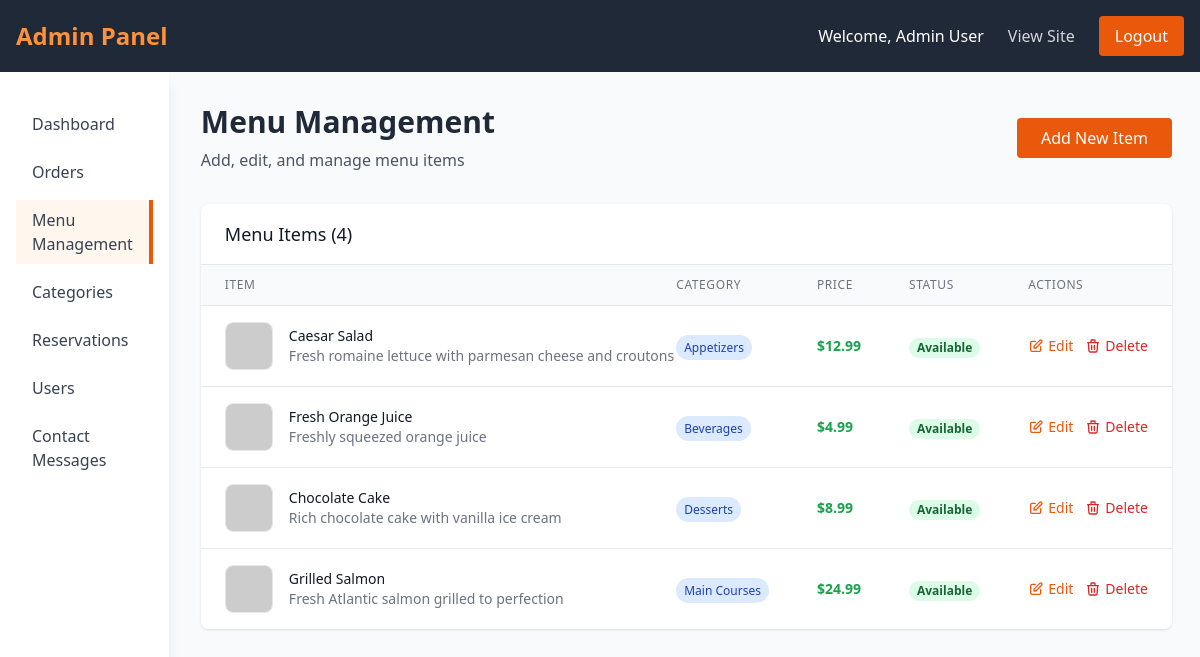
The app's page /admin/menu.php (signed in) with its own data.
### tables this page shows
CREATE TABLE menu_items (
    id INT AUTO_INCREMENT PRIMARY KEY,
    name VARCHAR(100) NOT NULL,
    description TEXT,
    price DECIMAL(10, 2) NOT NULL,
    image VARCHAR(255),
    category_id INT,
    status ENUM('available', 'unavailable') DEFAULT 'available',
    created_at TIMESTAMP DEFAULT CURRENT_TIMESTAMP,
    FOREIGN KEY (category_id) REFERENCES categories(id)
);

CREATE TABLE categories (
    id INT AUTO_INCREMENT PRIMARY KEY,
    name VARCHAR(100) NOT NULL,
    description TEXT,
    image VARCHAR(255),
    status ENUM('active', 'inactive') DEFAULT 'active',
    created_at TIMESTAMP DEFAULT CURRENT_TIMESTAMP
);

### admin/menu.php (the view, shortened to what this page needs)
<?php
$database = new Database();
$db = $database->getConnection();
$menu_query = "SELECT mi.*, c.name as category_name FROM menu_items mi
               LEFT JOIN categories c ON mi.category_id = c.id
               ORDER BY c.name, mi.name";
$menu_stmt = $db->prepare($menu_query);
$menu_stmt->execute();
$menu_items = $menu_stmt->fetchAll(PDO::FETCH_ASSOC);
?>
<!DOCTYPE html>
<html lang="en">
<head>
    <script src="https://cdn.tailwindcss.com"></script>
</head>
<body class="bg-gray-50">
    <nav class="bg-gray-800 text-white">
        <div class="max-w-7xl mx-auto px-4">
            <div class="flex justify-between items-center py-4">
                <div class="flex items-center space-x-4">
                    <h1 class="text-2xl font-bold text-orange-400">Admin Panel</h1>
                </div>
                <div class="flex items-center space-x-6">
                    <span>Welcome, <?= htmlspecialchars($_SESSION['full_name']) ?></span>
                    <a href="../index.php" class="text-gray-300 hover:text-white transition">View Site</a>
                    <a href="../logout.php" class="bg-orange-600 text-white px-4 py-2 rounded hover:bg-orange-700 transition">Logout</a>
                </div>
            </div>
        </div>
    </nav>
    <div class="flex">
        <aside class="w-64 bg-white shadow-lg min-h-screen">
            <nav class="mt-8">
                <div class="px-4 space-y-2">
                    <a href="dashboard.php" class="block px-4 py-2 text-gray-700 hover:bg-gray-50 transition">Dashboard</a>
                    <a href="orders.php" class="block px-4 py-2 text-gray-700 hover:bg-gray-50 transition">Orders</a>
                    <a href="menu.php" class="block px-4 py-2 text-gray-700 bg-orange-50 border-r-4 border-orange-600 font-medium">Menu Management</a>
                    <a href="categories.php" class="block px-4 py-2 text-gray-700 hover:bg-gray-50 transition">Categories</a>
                    <a href="reservations.php" class="block px-4 py-2 text-gray-700 hover:bg-gray-50 transition">Reservations</a>
                    <a href="users.php" class="block px-4 py-2 text-gray-700 hover:bg-gray-50 transition">Users</a>
                    <a href="messages.php" class="block px-4 py-2 text-gray-700 hover:bg-gray-50 transition">Contact Messages</a>
                </div>
            </nav>
        </aside>
        <main class="flex-1 p-8">
            <div class="mb-8 flex justify-between items-center">
                <div>
                    <h1 class="text-3xl font-bold text-gray-800">Menu Management</h1>
                    <p class="text-gray-600 mt-2">Add, edit, and manage menu items</p>
                </div>
                <button onclick="showAddForm()" class="bg-orange-600 text-white px-6 py-2 rounded hover:bg-orange-700 transition">
                    Add New Item
                </button>
            </div>
            <div class="bg-white rounded-lg shadow overflow-hidden">
                <div class="px-6 py-4 border-b border-gray-200">
                    <h3 class="text-lg font-medium text-gray-900">Menu Items (<?= count($menu_items) ?>)</h3>
                </div>
                <table class="min-w-full divide-y divide-gray-200">
                    <thead class="bg-gray-50">
                        <tr>
                            <th class="px-6 py-3 text-left text-xs font-medium text-gray-500 uppercase tracking-wider">Item</th>
                            <th class="px-6 py-3 text-left text-xs font-medium text-gray-500 uppercase tracking-wider">Category</th>
                            <th class="px-6 py-3 text-left text-xs font-medium text-gray-500 uppercase tracking-wider">Price</th>
                            <th class="px-6 py-3 text-left text-xs font-medium text-gray-500 uppercase tracking-wider">Status</th>
                            <th class="px-6 py-3 text-left text-xs font-medium text-gray-500 uppercase tracking-wider">Actions</th>
                        </tr>
                    </thead>
                    <tbody class="bg-white divide-y divide-gray-200">
                        <?php foreach ($menu_items as $item): ?>
                            <tr class="hover:bg-gray-50">
                                <td class="px-6 py-4 whitespace-nowrap">
                                    <div class="flex items-center">
                                        <?php
                                        $imageSrc = $item['image'] ? '../' . $item['image'] : 'https://via.placeholder.com/60x60';
                                        ?>
                                        <img class="h-12 w-12 rounded-lg object-cover border border-gray-200"
                                             src="<?= $imageSrc ?>"
                                             alt="<?= htmlspecialchars($item['name']) ?>"
                                             onerror="this.src='https://via.placeholder.com/60x60'">
                                        <div class="ml-4">
                                            <div class="text-sm font-medium text-gray-900"><?= htmlspecialchars($item['name']) ?></div>
                                            <div class="text-sm text-gray-500"><?= htmlspecialchars(substr($item['description'], 0, 60)) ?><?= strlen($item['description']) > 60 ? '...' : '' ?></div>
                                        </div>
                                    </div>
                                </td>
                                <td class="px-6 py-4 whitespace-nowrap">
                                    <span class="px-2 py-1 text-xs font-medium rounded-full bg-blue-100 text-blue-800">
                                        <?= htmlspecialchars($item['category_name'] ?? 'No Category') ?>
                                    </span>
                                </td>
                                <td class="px-6 py-4 whitespace-nowrap text-sm font-bold text-green-600">
                                    $<?= number_format($item['price'], 2) ?>
                                </td>
                                <td class="px-6 py-4 whitespace-nowrap">
                                    <span class="px-2 inline-flex text-xs leading-5 font-semibold rounded-full
                                        <?= $item['status'] === 'available' ? 'bg-green-100 text-green-800' : 'bg-red-100 text-red-800' ?>">
                                        <?= ucfirst($item['status']) ?>
                                    </span>
                                </td>
                                <td class="px-6 py-4 whitespace-nowrap text-sm font-medium">
                                    <div class="flex space-x-3">
                                        <a href="menu.php?edit=<?= $item['id'] ?>"
                                           class="text-orange-600 hover:text-orange-900 flex items-center">
                                            <svg class="w-4 h-4 mr-1" fill="none" stroke="currentColor" viewBox="0 0 24 24">
                                                <path stroke-linecap="round" stroke-linejoin="round" stroke-width="2" d="M11 5H6a2 2 0 00-2 2v11a2 2 0 002 2h11a2 2 0 002-2v-5m-1.414-9.414a2 2 0 112.828 2.828L11.828 15H9v-2.828l8.586-8.586z"></path>
                                            </svg>
                                            Edit
                                        </a>
                                        <form method="POST" class="inline" onsubmit="return confirm('Are you sure you want to delete this menu item?')">
                                            <button type="submit" name="delete_item"
                                                    class="text-red-600 hover:text-red-900 flex items-center">
                                                <svg class="w-4 h-4 mr-1" fill="none" stroke="currentColor" viewBox="0 0 24 24">
                                                    <path stroke-linecap="round" stroke-linejoin="round" stroke-width="2" d="M19 7l-.867 12.142A2 2 0 0116.138 21H7.862a2 2 0 01-1.995-1.858L5 7m5 4v6m4-6v6m1-10V4a1 1 0 00-1-1h-4a1 1 0 00-1 1v3M4 7h16"></path>
                                                </svg>
                                                Delete
                                            </button>
                                        </form>
                                    </div>
                                </td>
                            </tr>
                        <?php endforeach; ?>
                    </tbody>
                </table>
            </div>
        </main>
    </div>
</body>
</html>

### records on screen
menu_items: name "Caesar Salad", description "Fresh romaine lettuce with parmesan cheese and croutons", category.name "Appetizers", price "12.99", status "Available"
menu_items: name "Fresh Orange Juice", description "Freshly squeezed orange juice", category.name "Beverages", price "4.99", status "Available"
menu_items: name "Chocolate Cake", description "Rich chocolate cake with vanilla ice cream", category.name "Desserts", price "8.99", status "Available"
menu_items: name "Grilled Salmon", description "Fresh Atlantic salmon grilled to perfection", category.name "Main Courses", price "24.99", status "Available"

### other values on screen
$_SESSION['full_name'] "Admin User"
count($menu_items) "4"
